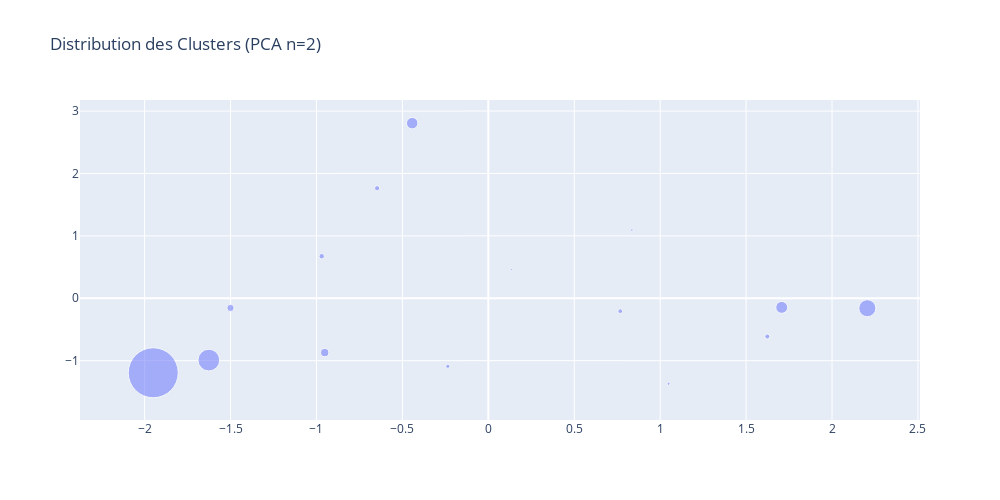

Write notebook code for a chart like this one.
### Markdown cell above
### 2.4 visualisation des centres des cluster via une pca en 2 dimention

### Code cell
%%time 
clusterAnalysis.plot_cluster(topicmodel)

### Figure 1 — Plotly figure (JSON) as saved in the notebook; plotly's stock layout.template omitted (floating-point values rounded to 4 significant figures)
{"data": [{"marker": {"opacity": 0.5, "size": [24105, 5748, 2477, 3947, 1433, 10480, 1232, 2393, 5527, 1008, 2620, 2276, 8236, 2004, 3468], "sizemode": "diameter", "sizeref": 482.1}, "mode": "markers", "text": [0, 1, 2, 3, 4, 5, 6, 7, 8, 9, 10, 11, 12, 13, 14], "type": "scatter", "x": [-1.95, 1.707, -0.6471, -0.9522, 1.049, -1.626, 0.8353, 1.623, -0.4431, 0.1359, -0.9696, 0.7677, 2.205, -0.2355, -1.5], "y": [-1.193, -0.146, 1.763, -0.8704, -1.37, -0.9907, 1.093, -0.6136, 2.806, 0.4591, 0.6739, -0.2068, -0.1593, -1.09, -0.1544]}], "layout": {"height": 500, "hovermode": "closest", "title": {"text": "Distribution des Clusters (PCA n=2)"}, "width": 1000, "xaxis": {"showgrid": true, "showticklabels": true, "zeroline": true}, "yaxis": {"showgrid": true, "showticklabels": true, "zeroline": true}}}
